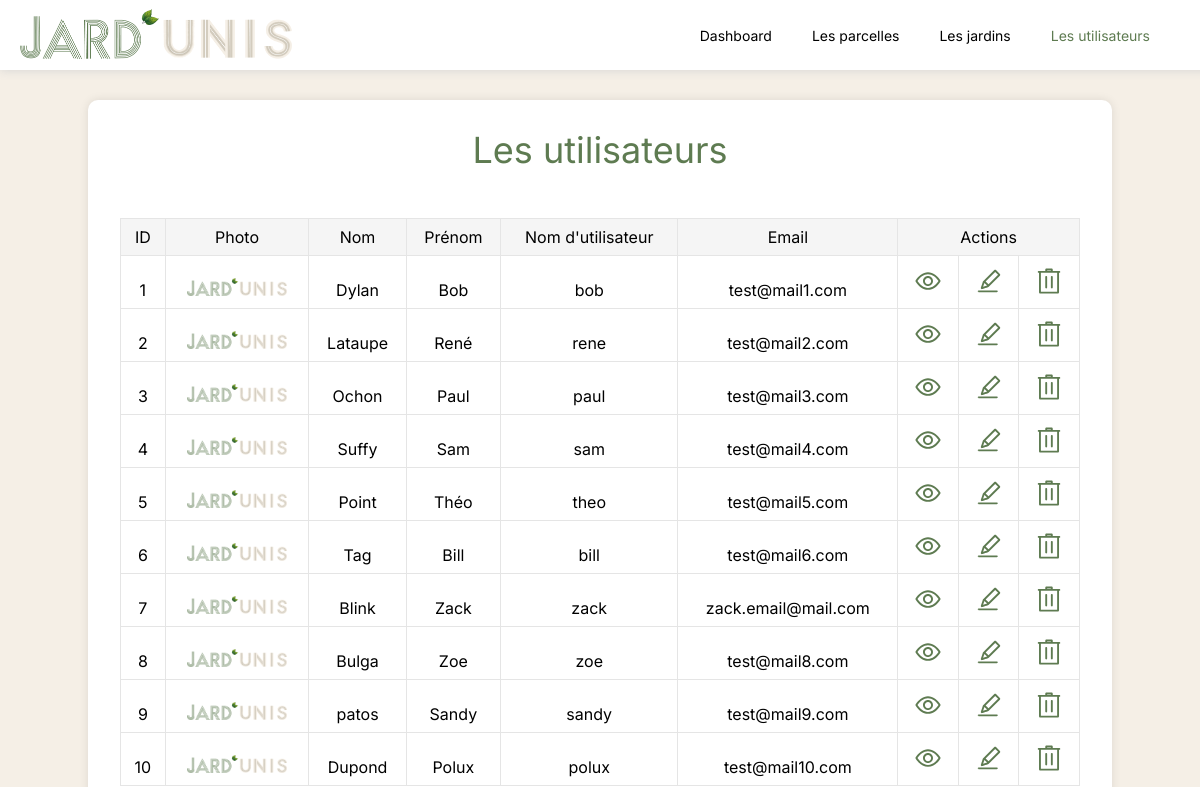
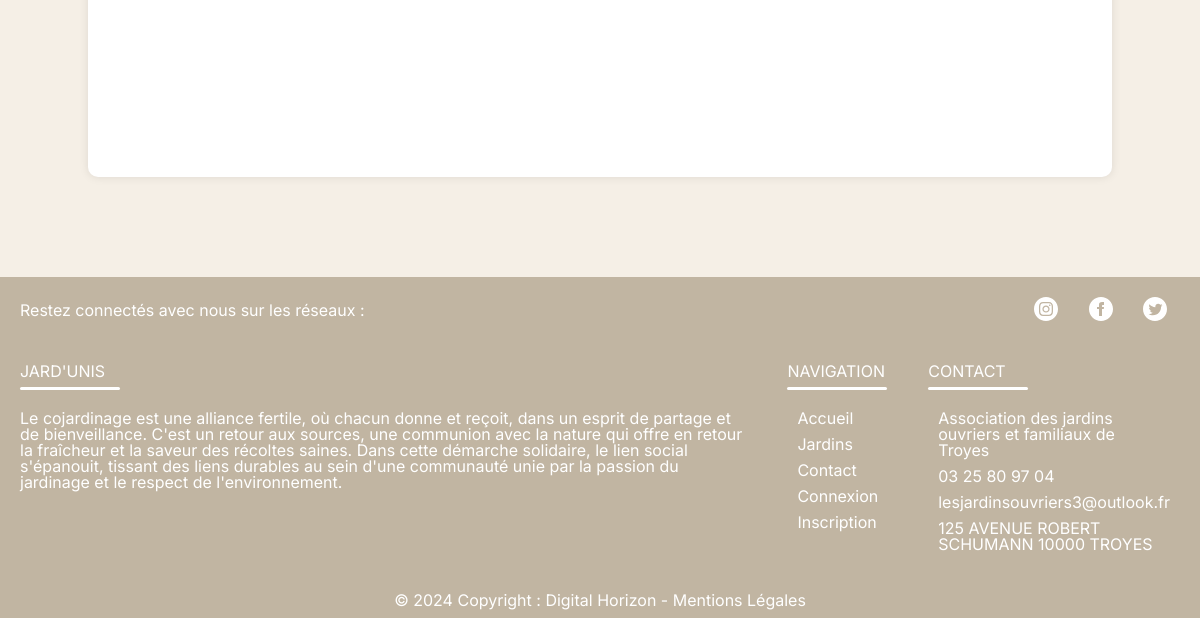
Page /admin/users/tableUsers.php on the earlier database version (2 pictures, top to bottom).
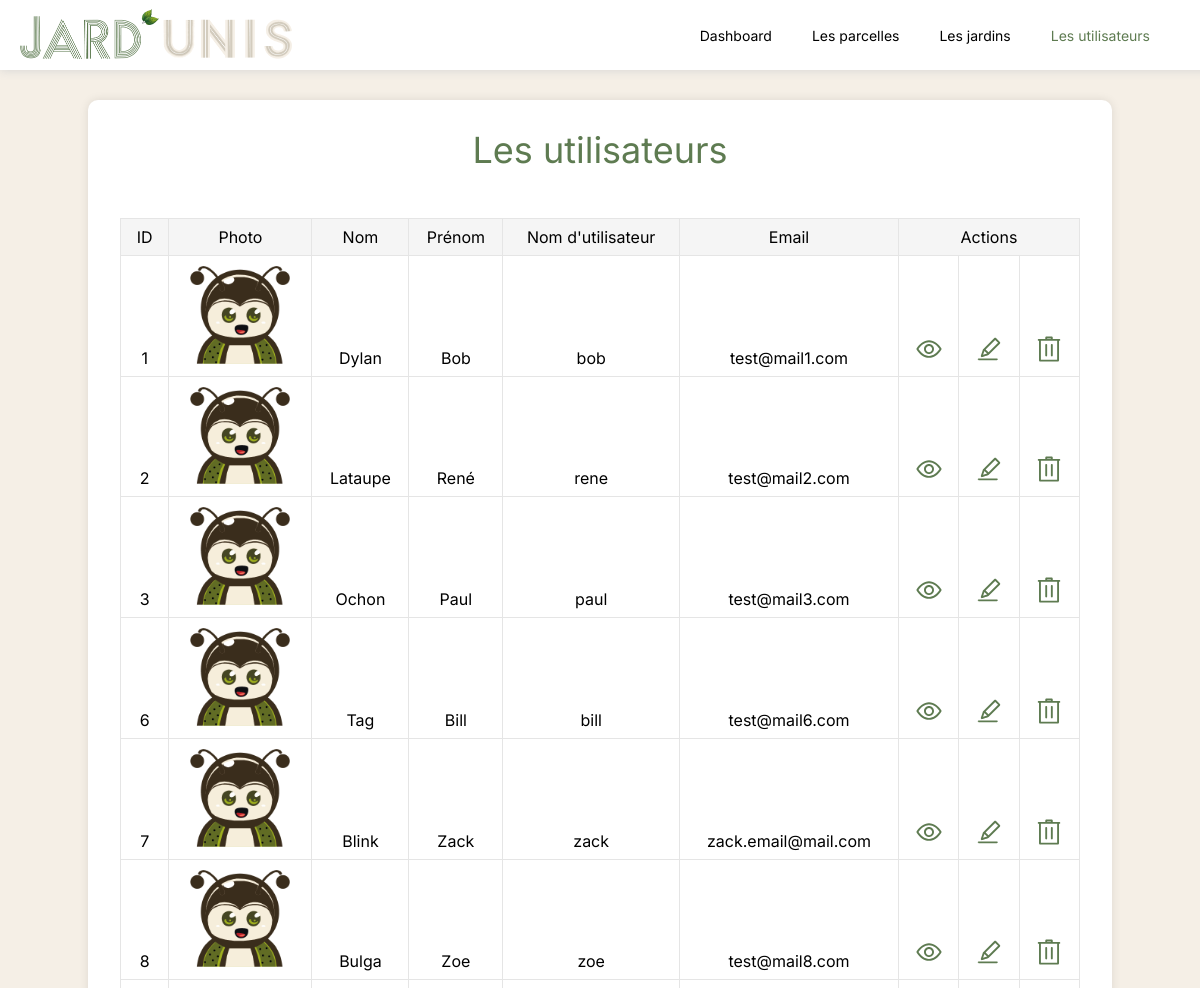
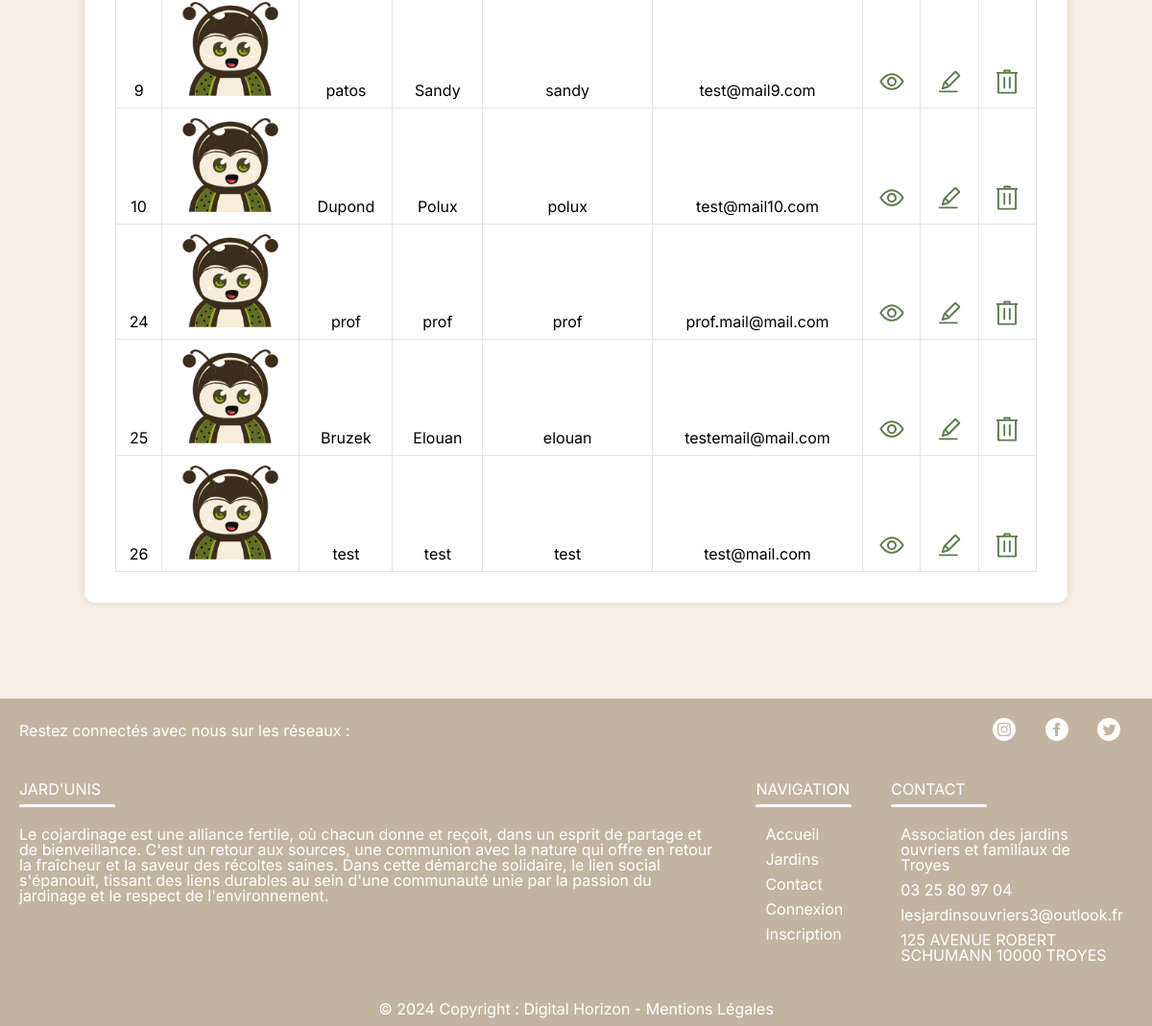
Same page on the later database version (2 pictures, top to bottom).
### tables this page shows
CREATE TABLE `users` (
  `user_id` int(11) NOT NULL,
  `user_nom` varchar(50) NOT NULL,
  `user_prnm` varchar(50) NOT NULL,
  `user_login` varchar(50) NOT NULL,
  `user_pass` varchar(255) NOT NULL,
  `user_email` varchar(100) NOT NULL,
  `user_photo` varchar(100) NOT NULL DEFAULT 'default_user.webp'
);

### admin/users/tableUsers.php (the view, shortened to what this page needs)
<?php
require('../../model/connectBD.php');
require('../../composants/head.php');
require('../../composants/headerAdmin.php');
$req = $bd->query("SELECT * FROM users ORDER BY 1");
$users = $req->fetchAll(PDO::FETCH_ASSOC);
?>
<div class="container-dashboard">
    <h1>Les utilisateurs</h1>
    <div class="block-tempUsers">
        <table border="1">
            <tr>
                <th>ID</th>
                <th>Photo</th>
                <th>Nom</th>
                <th>Prénom</th>
                <th>Nom d'utilisateur</th>
                <th>Email</th>
                <th colspan="3">Actions</th>
            </tr>
            <?php
            foreach ($users as $user) {
                echo '<tr>';
                echo '<td>' . $user['user_id'] . '</td>';
                echo '<td><img src="/src/assets/uploads/' . $user['user_photo'] . '" alt="Photo de profil" style="width:100px;"></td>';
                echo '<td>' . $user['user_nom'] . '</td>';
                echo '<td>' . $user['user_prnm'] . '</td>';
                echo '<td>' . $user['user_login'] . '</td>';
                echo '<td>' . $user['user_email'] . '</td>';
                echo '<td><a href="compte.php?users=' . $user['user_id'] . '"><svg clip-rule="evenodd" fill="currentColor" stroke-linejoin="round" stroke-miterlimit="2" viewBox="0 0 24 24" xmlns="http://www.w3.org/2000/svg"><path d="m11.998 5c-4.078 0-7.742 3.093-9.853 6.483-.096.159-.145.338-.145.517s.048.358.144.517c2.112 3.39 5.776 6.483 9.854 6.483 4.143 0 7.796-3.09 9.864-6.493.092-.156.138-.332.138-.507s-.046-.351-.138-.507c-2.068-3.403-5.721-6.493-9.864-6.493zm8.413 7c-1.837 2.878-4.897 5.5-8.413 5.5-3.465 0-6.532-2.632-8.404-5.5 1.871-2.868 4.939-5.5 8.404-5.5 3.518 0 6.579 2.624 8.413 5.5zm-8.411-4c2.208 0 4 1.792 4 4s-1.792 4-4 4-4-1.792-4-4 1.792-4 4-4zm0 1.5c-1.38 0-2.5 1.12-2.5 2.5s1.12 2.5 2.5 2.5 2.5-1.12 2.5-2.5-1.12-2.5-2.5-2.5z" fill-rule="nonzero"/></svg></a></td>';
                echo '<td><a href="modifFormUser.php?users=' . $user['user_id'] . '"><svg clip-rule="evenodd" fill="currentColor" stroke-linejoin="round" stroke-miterlimit="2" viewBox="0 0 24 24" xmlns="http://www.w3.org/2000/svg"><path d="m19 20.25c0-.402-.356-.75-.75-.75-2.561 0-11.939 0-14.5 0-.394 0-.75.348-.75.75s.356.75.75.75h14.5c.394 0 .75-.348.75-.75zm-7.403-3.398 9.124-9.125c.171-.171.279-.423.279-.684 0-.229-.083-.466-.28-.662l-3.115-3.104c-.185-.185-.429-.277-.672-.277s-.486.092-.672.277l-9.143 9.103c-.569 1.763-1.555 4.823-1.626 5.081-.02.075-.029.15-.029.224 0 .461.349.848.765.848.511 0 .991-.189 5.369-1.681zm-3.27-3.342 2.137 2.137-3.168 1.046zm.955-1.166 7.651-7.616 2.335 2.327-7.637 7.638z" fill-rule="nonzero"/></svg></a></td>';
                echo '<td><a onclick="openModalUser()" href="#"><svg clip-rule="evenodd" fill="currentColor" stroke-linejoin="round" stroke-miterlimit="2" viewBox="0 0 24 24" xmlns="http://www.w3.org/2000/svg"><path d="m4.015 5.494h-.253c-.413 0-.747-.335-.747-.747s.334-.747.747-.747h5.253v-1c0-.535.474-1 1-1h4c.526 0 1 .465 1 1v1h5.254c.412 0 .746.335.746.747s-.334.747-.746.747h-.254v15.435c0 .591-.448 1.071-1 1.071-2.873 0-11.127 0-14 0-.552 0-1-.48-1-1.071zm14.5 0h-13v15.006h13zm-4.25 2.506c-.414 0-.75.336-.75.75v8.5c0 .414.336.75.75.75s.75-.336.75-.75v-8.5c0-.414-.336-.75-.75-.75zm-4.5 0c-.414 0-.75.336-.75.75v8.5c0 .414.336.75.75.75s.75-.336.75-.75v-8.5c0-.414-.336-.75-.75-.75zm3.75-4v-.5h-3v.5z" fill-rule="nonzero"/></svg></a></td>';
                echo '</tr>';
            }
            ?>
        </table>
    </div>
</div>
<?php
require('../../composants/footer.php');
?>

### composants/head.php (shortened to what this page needs)
<!DOCTYPE html>
<html lang="fr">
<head>
    <link href="/src/assets/css/style.css" rel="stylesheet" />
    <link rel="stylesheet" href="https://unpkg.com/leaflet@1.9.4/dist/leaflet.css"/>
    <link rel="stylesheet" href="https://cdnjs.cloudflare.com/ajax/libs/font-awesome/6.5.2/css/all.min.css">
</head>
<body>

### composants/headerAdmin.php (shortened to what this page needs)
<header id="main-header">
    <div id="items-header">
        <a href="/index.php" title="ACCUEIL"><img src="/src/assets/img/logo.webp" alt="Logo"></a>
        <div id="links-header">
            <nav>
                <ul>
                    <li <?php echo (basename($_SERVER['PHP_SELF']) == 'dashboard.php') ? 'class="current"' : ''; ?>><a href="/admin/dashboard.php">Dashboard</a></li>
                    <li <?php echo (basename($_SERVER['PHP_SELF']) == 'tableParcelles.php') ? 'class="current"' : ''; ?>><a href="/admin/parcelles/tableParcelles.php">Les parcelles</a></li>
                    <li <?php echo (basename($_SERVER['PHP_SELF']) == 'tableJardins.php') ? 'class="current"' : ''; ?>><a href="/admin/jardins/tableJardins.php">Les jardins</a></li>
                    <li <?php echo (basename($_SERVER['PHP_SELF']) == 'tableUsers.php') ? 'class="current"' : ''; ?>><a href="/admin/users/tableUsers.php">Les utilisateurs</a></li>
                </ul>
            </nav>
        </div>
    </div>
</header>

### composants/footer.php (shortened to what this page needs)
<footer>
<div id="footer-reseaux-sociaux">
    <p>Restez connectés avec nous sur les réseaux : </p>
    <ul>
        <li></li>
        <li><svg xmlns="http://www.w3.org/2000/svg" width="24" height="24" viewBox="0 0 24 24" fill="white"><path d="M12 0c-6.627 0-12 5.373-12 12s5.373 12 12 12 12-5.373 12-12-5.373-12-12-12zm3 8h-1.35c-.538 0-.65.221-.65.778v1.222h2l-.209 2h-1.791v7h-3v-7h-2v-2h2v-2.308c0-1.769.931-2.692 3.029-2.692h1.971v3z"/></svg></li>
        <li></li>
    </ul>
</div>
<div id="footer-colonne">
    <div>
        <h4>JARD'UNIS</h4>
        <hr>
        <p>Le cojardinage est une alliance fertile, où chacun donne et reçoit, dans un esprit de partage et de bienveillance. C'est un retour aux sources, une communion avec la nature qui offre en retour la fraîcheur et la saveur des récoltes saines. Dans cette démarche solidaire, le lien social s'épanouit, tissant des liens durables au sein d'une communauté unie par la passion du jardinage et le respect de l'environnement.</p>
    </div>
    <div>
        <h4>NAVIGATION</h4>
        <hr>
        <ul>
            <li><a href="../index.php">Accueil</a></li>
            <li><a href="../jardins.php">Jardins</a></li>
            <li><a href="../contact.php">Contact</a></li>
            <li><a href="../users/formConnexion.php">Connexion</a></li>
            <li><a href="../users/formInscription.php">Inscription</a></li>
        </ul>
    </div>
    <div>
        <h4>CONTACT</h4>
        <hr>
        <ul>
            <li>Association des jardins ouvriers et familiaux de Troyes</li>
            <li><a href="tel:+33325809704">03 25 80 97 04</a></li>
            <li><a href="mailto:lesjardinsouvriers3@outlook.fr">lesjardinsouvriers3@outlook.fr</a></li>
            <li>125 AVENUE ROBERT SCHUMANN 10000 TROYES</li>
        </ul>
    </div>
</div>
<div id="footer-mentions-legales">
    <p>&copy; 2024 Copyright : Digital Horizon - <a href=/mentions.php>Mentions Légales</a></p>
</div>
</footer>
</body>
</html>

### src/assets/css/style.css (style rules this page uses)
html, body, div, span, applet, object, iframe, h1, h2, h3, h4, h5, h6, p, blockquote, pre, a, abbr, acronym, address, big, cite, code, del, dfn, em, img, ins, kbd, q, s, samp, small, strike, strong, sub, sup, tt, var, b, u, i, center, dl, dt, dd, ol, ul, li, fieldset, form, label, legend, table, caption, tbody, tfoot, thead, tr, th, td, article, aside, canvas, details, embed, figure, figcaption, footer, header, hgroup, menu, nav, output, ruby, section, summary, time, mark, audio, video { margin: 0; padding: 0; border: 0; font-size: 100%; font: inherit; vertical-align: baseline; }
article, aside, details, figcaption, figure, footer, header, hgroup, menu, nav, section { display: block; }
body { line-height: 1; }
ol, ul { list-style: none; }
table { border-collapse: collapse; border-spacing: 0; }
body { font-family: "Inter", sans-serif; background-color: #f5efe6; }
h1 { text-align: center; font-size: 36px; color: #5E7B51; margin-bottom: 50px; }
hr { width: 100px; margin-left: 0; height: 3px; background-color: #5E7B51; border-radius: 5px; border: 0; margin-bottom: 20px; }
html, body { height: 100%; margin: 0; }
a { color: #5E7B51; }
svg { width: 30px; }
header { margin: 0 auto; display: flex; height: 100px; align-items: center; font-family: 'Inter', sans-serif; z-index: 10; width: 100%; box-shadow: 0 0 10px lightgray; }
#items-header { max-width: 1250px; display: flex; justify-content: space-between; width: 100%; align-items: center; margin: 0 auto; padding: 0 10px; }
header nav { left: 0; display: flex; width: 100%; justify-content: flex-end; }
header nav ul { display: flex; list-style: none; margin: 0 30px; align-items: start; }
header nav ul li { margin: 10px 20px; }
header nav ul li a { color: #000; text-decoration: none; font-size: 14px; transition: 0.3s; }
nav ul li.current a { color: #5E7B51; }
nav ul li.current a::after { background-color: #5E7B51; }
#main-header { height: 50px; display: flex; align-items: center; justify-content: space-between; padding: 10px; width: 100%; background-color: white; position: fixed; top: 0; transition: top 0.3s; z-index: 1001; }
#main-header li a { position: relative; }
#main-header li a::after { position: absolute; content: ""; width: 100%; height: 2px; top: 100%; left: 0; background-color: #5E7B51; transition: transform 0.5s; transform: scaleX(0); transform-origin: left; }
#items-header img { height: 50px; }
@media (min-width: 768px) { header nav ul { align-items: center; } }
table th, table td { border: solid black 1px; }
.container-dashboard { min-height: 100vh; max-width: 1200px; width: 80%; margin: 100px auto; padding: 2rem; background-color: white; border-radius: 10px; box-shadow: 0 0 10px rgba(0,0,0,.1); overflow-x: scroll; }
.block-tempParcelles, .block-tempJardins, .block-tempUsers { margin-top: 30px; width: 100%; max-width: 1200px; }
.block-tempParcelles a, .block-tempJardins a, .block-tempUsers a { color: #5E7B51; text-decoration: none; }
.block-tempParcelles svg, .block-tempJardins svg, .block-tempUsers svg { width: 30px; }
.block-tempParcelles table, .block-tempJardins table, .block-tempUsers table { width: 100%; border-collapse: collapse; }
.block-tempParcelles table th, .block-tempJardins table th, .block-tempUsers table th { background-color: #f5f5f5; }
.block-tempParcelles table th, .block-tempParcelles table td, .block-tempJardins table th, .block-tempJardins table td, .block-tempUsers table th, .block-tempUsers table td { padding: 10px; border: 1px solid #e5e5e5; text-align: center; }
footer { margin-top: 50px; background-color: #c1b5a2; }
footer hr { background-color: white; width: 100px; }
footer svg { margin: 10px; }
#footer-colonne { display: block; color: white; }
#footer-colonne > * { padding: 20px; align-items: center; }
#footer-colonne li { margin: 10px; }
#footer-reseaux-sociaux { display: block; padding: 10px 20px; color: white; text-align: center; }
#footer-reseaux-sociaux ul li { display: inline-block; }
#footer-mentions-legales { text-align: center; padding: 10px 20px; color: white; }
footer a { color: white; text-decoration: none; }
@media (min-width: 768px) { #footer-colonne { display: flex; justify-content: space-between; } }
@media (min-width: 768px) { #footer-reseaux-sociaux { display: flex; justify-content: space-between; align-items: center; } }

Differences in the rows shown:
removed users: user_id "4", user_photo (picture), user_nom "Suffy", user_prnm "Sam", user_login "sam", user_email "test@mail4.com"
removed users: user_id "5", user_photo (picture), user_nom "Point", user_prnm "Théo", user_login "theo", user_email "test@mail5.com"
changed users "Dylan": user_photo: picture removed, a placeholder shows
changed users "Lataupe": user_photo: picture removed, a placeholder shows
changed users "Ochon": user_photo: picture removed, a placeholder shows
changed users "Tag": user_photo: picture removed, a placeholder shows
changed users "Blink": user_photo: picture removed, a placeholder shows
changed users "Bulga": user_photo: picture removed, a placeholder shows
changed users "patos": user_photo: picture removed, a placeholder shows
changed users "Dupond": user_photo: picture removed, a placeholder shows
added users: user_id "24", user_photo (placeholder picture), user_nom "prof", user_prnm "prof", user_login "prof", user_email "prof.mail@mail.com"
added users: user_id "25", user_photo (placeholder picture), user_nom "Bruzek", user_prnm "Elouan", user_login "elouan", user_email "testemail@mail.com"
added users: user_id "26", user_photo (placeholder picture), user_nom "test", user_prnm "test", user_login "test", user_email "test@mail.com"
